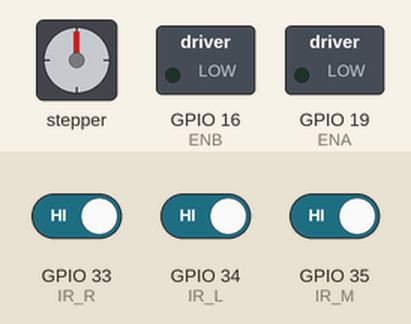
Bench run of a sketch on a simulated ESP32. Parts: stepper motor, switched loads named in the sketch (green lamp = pin HIGH). Wiring (inferred from the names in the program): stepper motor (2048 steps per turn assumed): coils GPIO 18, GPIO 5, GPIO 4, GPIO 2. Inputs (shaded band) come from the test bench; at power-on: GPIO 33 (IR_R) HIGH, GPIO 34 (IR_L) HIGH, GPIO 35 (IR_M) HIGH. Pins used as bus, display or sensor lines are not drawn.

Above: at 2.7 s.
2.8 s: GPIO 33 (IR_R) driven LOW
At 3.9 s:
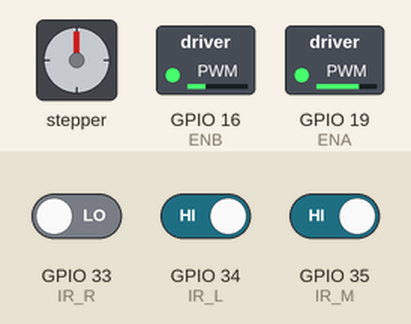
4.3 s: GPIO 34 (IR_L) driven LOW
6.2 s: GPIO 35 (IR_M) driven LOW
At 6.9 s:
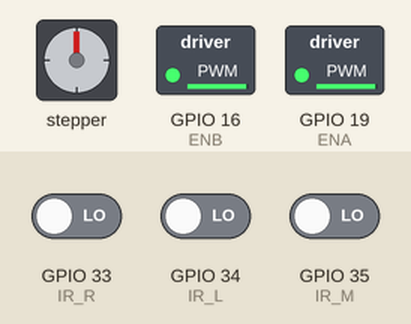
7.7 s: GPIO 35 (IR_M) driven HIGH
9.6 s: GPIO 33 (IR_R) driven HIGH
At 10.7 s:
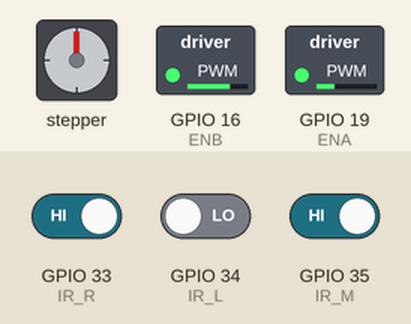
11.1 s: GPIO 34 (IR_L) driven HIGH
At 12.5 s:
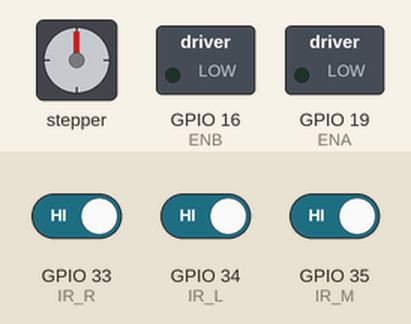
Timing chart, 0 to 13.6 s (numbered marks = the images above; inputs shaded):
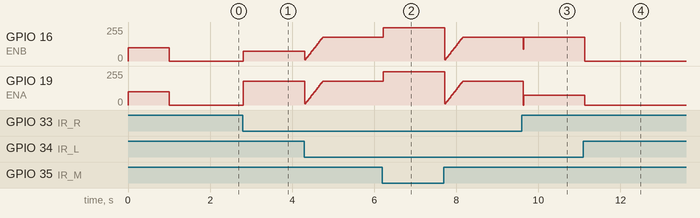

Measured:
- after the input at 2.8 s, GPIO 16 (ENB): 0/255 → 75/255 at once; GPIO 19 (ENA): 0/255 → 179/255 at once
- after the input at 6.2 s, GPIO 16 (ENB), GPIO 19 (ENA): 179/255 → 249/255 at once
- after the input at 9.6 s, GPIO 16 (ENB): 179/255 → 90/255 at once, → 179/255 0.02 s later; GPIO 19 (ENA): 179/255 → 75/255 at once
- after the input at 11.1 s, GPIO 16 (ENB): 179/255 → 0/255 at once; GPIO 19 (ENA): 75/255 → 0/255 at once

The sketch:

motor_test.ino
```cpp
// =============================================
// LIJNVOLGTEST - 3 DIGITALE IR SENSOREN
// Met pivot turn, fade en achteruit test
// =============================================

#define IR_L 34
#define IR_M 35
#define IR_R 33

#define ENA 19
#define IN1 18
#define IN2 5
#define ENB 16
#define IN3 4
#define IN4 2

#define Q 2

int baseSpeed  = 180;
int correction = 150;
int pivotSpeed = 250;

// Buffers voor majority vote ruisfiltering
int bufL[Q] = {};
int bufM[Q] = {};
int bufR[Q] = {};
int bufIndex = 0;

// Huidige en laatste motorsnelheden bijhouden
int currentLeft  = 0;
int currentRight = 0;
int lastLeft     = 0;
int lastRight    = 0;
int lastDir      = 1; // 1 = rechts, -1 = links

// Staten om te weten wat de auto vorige loop deed
enum State { STRAIGHT, TURN_L, TURN_R, PIVOT_L, PIVOT_R, NONE };
State prevState = NONE;

// ---------------------------------------------
// Majority vote: geeft true als meer dan de helft
// van de buffer-waarden 1 zijn (lijn gedetecteerd)
// ---------------------------------------------
bool majorityVote(int* buf) {
  int sum = 0;
  for (int i = 0; i < Q; i++) sum += buf[i];
  return sum > (Q / 2);
}

// ---------------------------------------------
// Stopt beide motoren volledig
// en reset de huidige snelheden naar 0
// ---------------------------------------------
void stopMotors() {
  digitalWrite(IN1, LOW); digitalWrite(IN2, LOW);
  digitalWrite(IN3, LOW); digitalWrite(IN4, LOW);
  ledcWrite(ENA, 0);
  ledcWrite(ENB, 0);
  currentLeft  = 0;
  currentRight = 0;
}

// ---------------------------------------------
// Zet beide motoren op een opgegeven snelheid
// Negatieve waarde = achteruit voor dat wiel
// Slaat de snelheid op in lastLeft/lastRight
// ---------------------------------------------
void setMotors(int leftSpeed, int rightSpeed) {
  if (leftSpeed >= 0) {
    digitalWrite(IN1, HIGH); digitalWrite(IN2, LOW);
  } else {
    digitalWrite(IN1, LOW); digitalWrite(IN2, HIGH);
    leftSpeed = -leftSpeed;
  }
  if (rightSpeed >= 0) {
    digitalWrite(IN3, HIGH); digitalWrite(IN4, LOW);
  } else {
    digitalWrite(IN3, LOW); digitalWrite(IN4, HIGH);
    rightSpeed = -rightSpeed;
  }
  ledcWrite(ENA, constrain(leftSpeed,  0, 255));
  ledcWrite(ENB, constrain(rightSpeed, 0, 255));
  lastLeft  = leftSpeed;
  lastRight = rightSpeed;
}

// ---------------------------------------------
// Verhoogt of verlaagt de motorsnelheid geleidelijk
// naar de doelsnelheid met stapjes van 'step'
// Wordt gebruikt voor vloeiend optrekken rechtdoor
// ---------------------------------------------
void stepMotorsFade(int targetLeft, int targetRight, int step = 8) {
  digitalWrite(IN1, HIGH); digitalWrite(IN2, LOW);
  digitalWrite(IN3, HIGH); digitalWrite(IN4, LOW);

  if (currentLeft  < targetLeft)  currentLeft  = min(currentLeft  + step, targetLeft);
  if (currentLeft  > targetLeft)  currentLeft  = max(currentLeft  - step, targetLeft);
  if (currentRight < targetRight) currentRight = min(currentRight + step, targetRight);
  if (currentRight > targetRight) currentRight = max(currentRight - step, targetRight);

  ledcWrite(ENA, constrain(currentLeft,  0, 255));
  ledcWrite(ENB, constrain(currentRight, 0, 255));

  lastLeft  = currentLeft;
  lastRight = currentRight;
}

// ---------------------------------------------
// Testfunctie bij opstarten: rijdt 1 seconde achteruit
// om te controleren of de motoren correct werken
// ---------------------------------------------
void testAchteruit() {
  digitalWrite(IN1, LOW);  digitalWrite(IN2, HIGH);
  digitalWrite(IN3, LOW);  digitalWrite(IN4, HIGH);
  ledcWrite(ENA, 100);
  ledcWrite(ENB, 100);
  delay(1000);
  stopMotors();
  delay(500);
}

// ---------------------------------------------
// Setup: pinnen instellen, PWM initialiseren,
// sensorbuffers voorvullen en achteruitTest uitvoeren
// ---------------------------------------------
void setup() {
  pinMode(IR_L, INPUT);
  pinMode(IR_M, INPUT);
  pinMode(IR_R, INPUT);
  pinMode(IN1, OUTPUT); pinMode(IN2, OUTPUT);
  pinMode(IN3, OUTPUT); pinMode(IN4, OUTPUT);

  ledcAttach(ENA, 5000, 8);
  ledcAttach(ENB, 5000, 8);

  // Buffers vullen met huidige sensorwaarden zodat majority vote meteen klopt
  for (int i = 0; i < Q; i++) {
    bufL[i] = digitalRead(IR_L);
    bufM[i] = digitalRead(IR_M);
    bufR[i] = digitalRead(IR_R);
  }

  testAchteruit();
}

// ---------------------------------------------
// Hoofdlus: sensoren uitlezen, majority vote toepassen
// en op basis van het sensorpatroon de motoren aansturen
// ---------------------------------------------
void loop() {
  // Sensorwaarden in de buffer opslaan (ringbuffer)
  bufL[bufIndex] = digitalRead(IR_L);
  bufM[bufIndex] = digitalRead(IR_M);
  bufR[bufIndex] = digitalRead(IR_R);
  bufIndex = (bufIndex + 1) % Q;

  // Gefilterde sensorwaarden berekenen via majority vote
  bool L = majorityVote(bufL);
  bool M = majorityVote(bufM);
  bool R = majorityVote(bufR);

  // Geen enkele sensor ziet de lijn: draai in laatste bekende richting
  if (!L && !M && !R) {
    currentLeft = 0; currentRight = 0;
    if (lastDir == -1) setMotors(pivotSpeed, -pivotSpeed);
    else               setMotors(-pivotSpeed, pivotSpeed);
    prevState = NONE;
  }
  // Alleen midden ziet de lijn: rechtdoor met fade
  else if (!L && M && !R) {
    stepMotorsFade(baseSpeed, baseSpeed);
    prevState = STRAIGHT;
  }
  // Alleen links ziet de lijn: pivot links ter plaatse
  else if (L && !M && !R) {
    lastDir = -1;
    currentLeft = 0; currentRight = 0;
    setMotors(pivotSpeed, -pivotSpeed);
    prevState = PIVOT_L;
  }
  // Alleen rechts ziet de lijn: pivot rechts ter plaatse
  else if (!L && !M && R) {
    lastDir = 1;
    currentLeft = 0; currentRight = 0;
    setMotors(-pivotSpeed, pivotSpeed);
    prevState = PIVOT_R;
  }
  // Midden en links zien de lijn: bocht naar links
  // Eerste detectie vanuit rechtdoor = zacht ingaan, daarna agressief
  else if (L && M && !R) {
    lastDir = -1;
    currentLeft = 0; currentRight = 0;
    if (prevState == STRAIGHT)
      setMotors(baseSpeed / 2, 0);       // Vertraagde ingang vanuit rechte lijn
    else
      setMotors(baseSpeed, -correction / 2); // Agressieve correctie
    prevState = TURN_L;
  }
  // Midden en rechts zien de lijn: bocht naar rechts
  // Eerste detectie vanuit rechtdoor = zacht ingaan, daarna agressief
  else if (!L && M && R) {
    lastDir = 1;
    currentLeft = 0; currentRight = 0;
    if (prevState == STRAIGHT)
      setMotors(0, baseSpeed / 2);       // Vertraagde ingang vanuit rechte lijn
    else
      setMotors(-correction / 2, baseSpeed); // Agressieve correctie
    prevState = TURN_R;
  }
  // Alle drie sensoren actief (dwarslijn): stop
  else {
    stopMotors();
    prevState = NONE;
  }
  delay(20);
}
```
